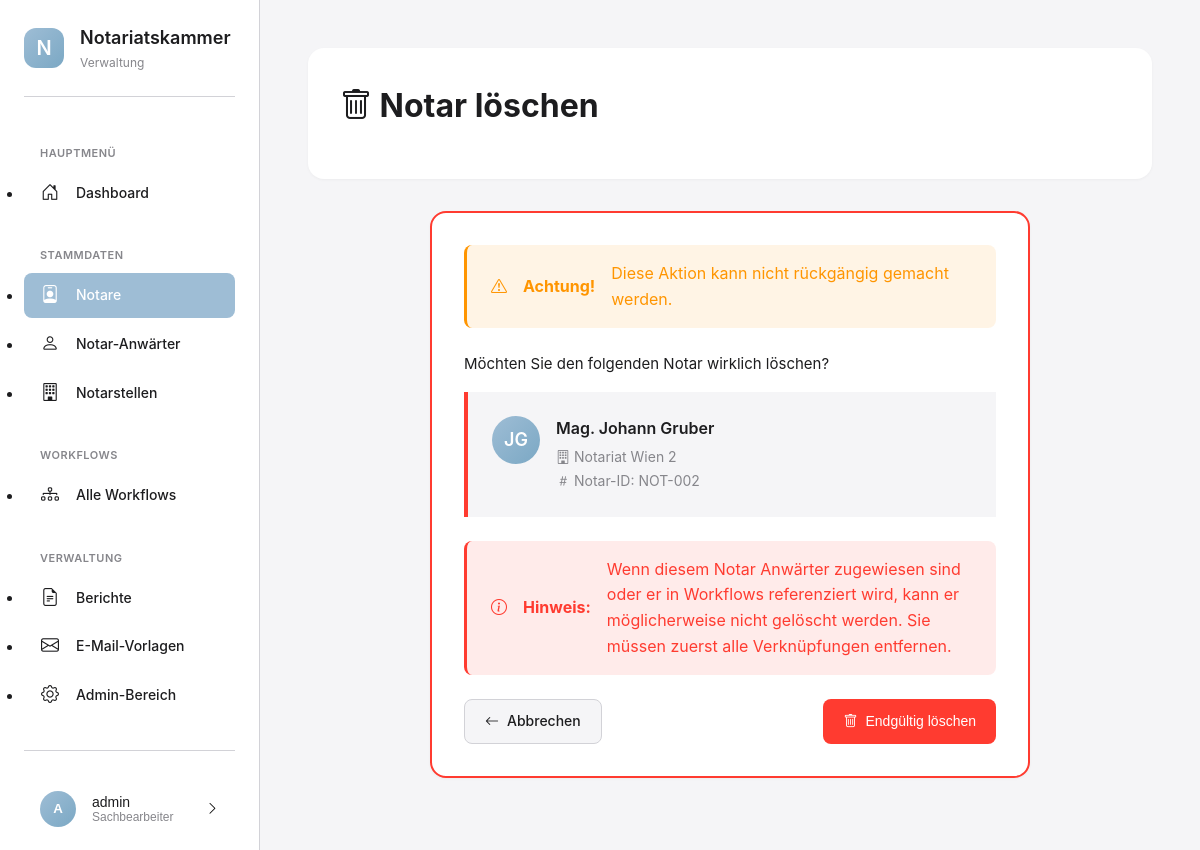
The page /personen/notare/NOT-002/loeschen/ (signed in) on the database its author committed.
### apps/benutzer/models.py (models this page shows, shortened)
class KammerBenutzer(AbstractUser):
    ROLLEN = [
        ('admin', 'Administrator'),
        ('sachbearbeiter', 'Sachbearbeiter'),
        ('leitung', 'Leitung'),
    ]
    rolle = models.CharField(
        max_length=20,
        choices=ROLLEN,
        default='sachbearbeiter',
        verbose_name='Rolle'
    )
    abteilung = models.CharField(
        max_length=100,
        blank=True,
        verbose_name='Abteilung',
        help_text='z.B. "Zulassungen", "Aufsicht", "Allgemein"'
    )
    telefon = models.CharField(
        max_length=50,
        blank=True,
        verbose_name='Telefon'
    )
    class Meta:
        verbose_name = 'Kammermitarbeiter'
        verbose_name_plural = 'Kammermitarbeiter'
        ordering = ['last_name', 'first_name']

### apps/personen/models.py (models this page shows, shortened)
class PersonBasis(ZeitstempelModel, AktivModel):
    vorname = models.CharField(
        max_length=100,
        verbose_name='Vorname'
    )
    nachname = models.CharField(
        max_length=100,
        verbose_name='Nachname'
    )
    titel = models.CharField(
        max_length=50,
        blank=True,
        verbose_name='Titel',
        help_text='z.B. "Dr.", "Prof. Dr."'
    )
    email = models.EmailField(
        unique=True,
        verbose_name='E-Mail'
    )
    telefon = models.CharField(
        max_length=50,
        blank=True,
        verbose_name='Telefon'
    )
    beginn_datum = models.DateField(
        verbose_name='Beginn',
        help_text='Beginn der Tätigkeit'
    )
    ende_datum = models.DateField(
        null=True,
        blank=True,
        verbose_name='Ende',
        help_text='Ende der Tätigkeit (falls beendet)'
    )
    class Meta:
        abstract = True
    def get_voller_name(self):
        teile = [self.titel, self.vorname, self.nachname]
        return ' '.join(filter(None, teile))

class Notar(PersonBasis):
    notarstelle = models.ForeignKey(
        Notarstelle,
        on_delete=models.PROTECT,
        related_name='notare',
        verbose_name='Notarstelle'
    )
    notar_id = models.CharField(
        max_length=50,
        unique=True,
        verbose_name='Notar-ID',
        help_text='Eindeutige Identifikationsnummer des Notars'
    )
    bestellt_am = models.DateField(
        verbose_name='Bestellt am',
        help_text='Datum der Bestellung zum Notar'
    )
    war_vorher_anwaerter = models.BooleanField(
        default=False,
        verbose_name='War vorher Notar-Anwärter',
        help_text='Hat die Person vorher als Notar-Anwärter gearbeitet?'
    )
    notiz = models.TextField(
        blank=True,
        verbose_name='Notizen',
        help_text='Interne Notizen und Bemerkungen'
    )
    class Meta:
        verbose_name = 'Notar'
        verbose_name_plural = 'Notare'
        ordering = ['nachname', 'vorname']
        indexes = [
            models.Index(fields=['notar_id']),
            models.Index(fields=['notarstelle', 'ist_aktiv']),
            models.Index(fields=['nachname', 'vorname']),
        ]

### apps/notarstellen/models.py (models this page shows, shortened)
class Notarstelle(ZeitstempelModel, AktivModel):
    notarnummer = models.CharField(
        max_length=20,
        unique=True,
        verbose_name='Notarnummer',
        help_text='Eindeutige Nummer der Notarstelle, z.B. "1" oder "HH-1"'
    )
    bezeichnung = models.CharField(
        max_length=100,
        verbose_name='Bezeichnung',
        help_text='z.B. "NOT-1" oder "Notariat Hamburg I"'
    )
    name = models.CharField(
        max_length=200,
        verbose_name='Name',
        help_text='Offizieller Name der Notarstelle'
    )
    strasse = models.CharField(
        max_length=200,
        verbose_name='Straße'
    )
    plz = models.CharField(
        max_length=10,
        verbose_name='PLZ'
    )
    stadt = models.CharField(
        max_length=100,
        verbose_name='Stadt'
    )
    bundesland = models.CharField(
        max_length=100,
        blank=True,
        verbose_name='Bundesland'
    )
    telefon = models.CharField(
        max_length=50,
        blank=True,
        verbose_name='Telefon'
    )
    email = models.EmailField(
        blank=True,
        verbose_name='E-Mail'
    )
    besetzt_seit = models.DateField(
        null=True,
        blank=True,
        verbose_name='Besetzt seit',
        help_text='Datum der letzten Besetzung'
    )
    notiz = models.TextField(
        blank=True,
        verbose_name='Notizen',
        help_text='Interne Notizen und Bemerkungen'
    )
    class Meta:
        verbose_name = 'Notarstelle'
        verbose_name_plural = 'Notarstellen'
        ordering = ['notarnummer']
        indexes = [
            models.Index(fields=['notarnummer']),
            models.Index(fields=['ist_aktiv']),
            models.Index(fields=['stadt']),
        ]

### apps/personen/views.py (the view)
# urls.py: path('notare/<str:notar_id>/loeschen/', views.notar_loeschen_view, name='notar_loeschen'),
@login_required
def notar_loeschen_view(request, notar_id):
    notar = get_object_or_404(Notar, notar_id=notar_id)
    if request.method == 'POST':
        name = notar.get_voller_name()
        notar.delete()
        messages.success(request, f'Notar "{name}" wurde gelöscht.')
        return redirect('notare_liste')
    context = {
        'notar': notar,
    }
    return render(request, 'personen/notar_loeschen.html', context)

### templates/personen/notar_loeschen.html (shortened to what this page needs)
{% extends 'base_modern.html' %}
{% load static %}
{% block content %}
<div class="page-header">
    <div class="page-header-top">
        <div>
            <h1 class="page-title">
                <i class="bi bi-trash"></i> Notar löschen
            </h1>
        </div>
    </div>
</div>
<div style="max-width: 600px; margin: 0 auto;">
    <div class="card" style="border: 2px solid var(--danger);">
        <div class="card-body">
            <div class="alert alert-warning" style="margin-bottom: var(--spacing-lg);">
                <i class="bi bi-exclamation-triangle"></i>
                <strong>Achtung!</strong> Diese Aktion kann nicht rückgängig gemacht werden.
            </div>
            <p style="margin-bottom: var(--spacing-md); font-size: 15px;">
                Möchten Sie den folgenden Notar wirklich löschen?
            </p>
            <div style="padding: var(--spacing-lg); background: var(--bg-primary); border-radius: var(--border-radius); margin-bottom: var(--spacing-lg); border-left: 4px solid var(--danger);">
                <div style="display: flex; align-items: start; gap: var(--spacing-md);">
                    <div style="width: 48px; height: 48px; border-radius: 50%; background: linear-gradient(135deg, var(--primary-color), #7BA8C4); display: flex; align-items: center; justify-content: center; color: white; font-size: 18px; font-weight: 600; flex-shrink: 0;">
                        {{ notar.vorname.0 }}{{ notar.nachname.0 }}
                    </div>
                    <div style="flex: 1;">
                        <div style="font-weight: 600; font-size: 16px; margin-bottom: 4px;">
                            {{ notar.get_voller_name }}
                        </div>
                        <div style="font-size: 14px; color: var(--text-secondary); margin-bottom: 2px;">
                            <i class="bi bi-building"></i> {{ notar.notarstelle.name }}
                        </div>
                        <div style="font-size: 14px; color: var(--text-secondary);">
                            <i class="bi bi-hash"></i> Notar-ID: {{ notar.notar_id }}
                        </div>
                    </div>
                </div>
            </div>
            <div class="alert alert-danger" style="margin-bottom: var(--spacing-lg);">
                <i class="bi bi-info-circle"></i>
                <strong>Hinweis:</strong> Wenn diesem Notar Anwärter zugewiesen sind oder er in Workflows referenziert wird,
                kann er möglicherweise nicht gelöscht werden. Sie müssen zuerst alle Verknüpfungen entfernen.
            </div>
            <form method="post">
                <div style="display: flex; justify-content: space-between; gap: var(--spacing-md);">
                    <a href="{% url 'notar_detail' notar.notar_id %}" class="btn btn-secondary">
                        <i class="bi bi-arrow-left"></i> Abbrechen
                    </a>
                    <button type="submit" class="btn btn-danger">
                        <i class="bi bi-trash"></i> Endgültig löschen
                    </button>
                </div>
            </form>
        </div>
    </div>
</div>
{% endblock %}

### templates/base_modern.html (shortened to what this page needs)
{% load static %}
<!DOCTYPE html>
<html lang="de">
<head>
    <link rel="stylesheet" href="https://cdn.jsdelivr.net/npm/bootstrap-icons@1.11.3/font/bootstrap-icons.min.css">
    <link rel="stylesheet" href="{% static 'css/modern-style.css' %}">
</head>
<body>
    <aside class="sidebar">
        <div class="sidebar-logo">
            <div class="sidebar-logo-icon">
                N
            </div>
            <div class="sidebar-logo-text">
                <h1>Notariatskammer</h1>
                <p>Verwaltung</p>
            </div>
        </div>
        <nav class="sidebar-nav">
            <div class="sidebar-nav-section">
                <div class="sidebar-nav-section-title">Hauptmenü</div>
                <ul>
                    <li class="sidebar-nav-item">
                        <a href="{% url 'dashboard' %}" class="sidebar-nav-link {% if request.resolver_match.url_name == 'dashboard' %}active{% endif %}">
                            <i class="bi bi-house-door"></i>
                            <span>Dashboard</span>
                        </a>
                    </li>
                </ul>
            </div>
            <div class="sidebar-nav-section">
                <div class="sidebar-nav-section-title">Stammdaten</div>
                <ul>
                    <li class="sidebar-nav-item">
                        <a href="{% url 'notare_liste' %}" class="sidebar-nav-link {% if 'notare' in request.path %}active{% endif %}">
                            <i class="bi bi-person-badge"></i>
                            <span>Notare</span>
                        </a>
                    </li>
                    <li class="sidebar-nav-item">
                        <a href="{% url 'anwaerter_liste' %}" class="sidebar-nav-link {% if 'anwaerter' in request.path %}active{% endif %}">
                            <i class="bi bi-person"></i>
                            <span>Notar-Anwärter</span>
                        </a>
                    </li>
                    <li class="sidebar-nav-item">
                        <a href="{% url 'notarstellen_liste' %}" class="sidebar-nav-link {% if 'notarstellen' in request.path %}active{% endif %}">
                            <i class="bi bi-building"></i>
                            <span>Notarstellen</span>
                        </a>
                    </li>
                </ul>
            </div>
            <div class="sidebar-nav-section">
                <div class="sidebar-nav-section-title">Workflows</div>
                <ul>
                    <li class="sidebar-nav-item">
                        <a href="{% url 'workflow_liste' %}" class="sidebar-nav-link {% if 'workflows' in request.path and 'workflow_liste' in request.resolver_match.url_name %}active{% endif %}">
                            <i class="bi bi-diagram-3"></i>
                            <span>Alle Workflows</span>
                        </a>
                    </li>
                </ul>
            </div>
            <div class="sidebar-nav-section">
                <div class="sidebar-nav-section-title">Verwaltung</div>
                <ul>
                    <li class="sidebar-nav-item">
                        <a href="{% url 'berichte_uebersicht' %}" class="sidebar-nav-link {% if 'berichte' in request.path %}active{% endif %}">
                            <i class="bi bi-file-earmark-text"></i>
                            <span>Berichte</span>
                        </a>
                    </li>
                    <li class="sidebar-nav-item">
                        <a href="{% url 'vorlagen_liste' %}" class="sidebar-nav-link {% if 'emails' in request.path %}active{% endif %}">
                            <i class="bi bi-envelope"></i>
                            <span>E-Mail-Vorlagen</span>
                        </a>
                    </li>
                    <li class="sidebar-nav-item">
                        <a href="/admin/" class="sidebar-nav-link">
                            <i class="bi bi-gear"></i>
                            <span>Admin-Bereich</span>
                        </a>
                    </li>
                </ul>
            </div>
        </nav>
        <div class="user-menu">
            <button class="user-menu-button" onclick="toggleUserMenu()">
                <div class="user-avatar">
                    {{ user.first_name.0|default:user.username.0|upper }}
                </div>
                <div class="user-info">
                    <div class="user-name">{{ user.get_full_name|default:user.username }}</div>
                    <div class="user-role">{{ user.get_rolle_display|default:"Benutzer" }}</div>
                </div>
                <i class="bi bi-chevron-right"></i>
            </button>
        </div>
    </aside>
    <main class="main-content">
        {% block content %}{% endblock %}
    </main>
</body>
</html>

### rows shown on the page
KammerBenutzer: first_name.0 "A", get_full_name "admin", rolle "Sachbearbeiter"
Notar: vorname.0 "J", nachname.0 "G", get_voller_name "Mag. Johann Gruber", notarstelle.name "Notariat Wien 2", notar_id "NOT-002"
